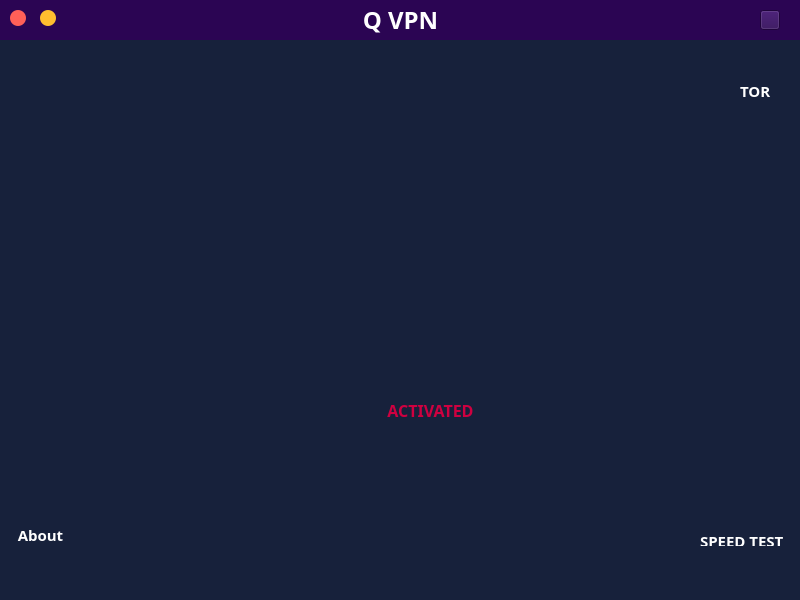
<?xml version="1.0" encoding="UTF-8"?>
<ui version="4.0">
 <class>MainWindow</class>
 <widget class="QMainWindow" name="MainWindow">
  <property name="geometry">
   <rect>
    <x>0</x>
    <y>0</y>
    <width>800</width>
    <height>600</height>
   </rect>
  </property>
  <property name="windowTitle">
   <string>MainWindow</string>
  </property>
  <property name="styleSheet">
   <string notr="true">background-color: rgb(23, 33, 59);</string>
  </property>
  <widget class="QWidget" name="centralwidget">
   <widget class="QFrame" name="top_bar">
    <property name="geometry">
     <rect>
      <x>0</x>
      <y>0</y>
      <width>801</width>
      <height>41</height>
     </rect>
    </property>
    <property name="styleSheet">
     <string notr="true">background-color: rgb(43, 5, 83);</string>
    </property>
    <property name="frameShape">
     <enum>QFrame::NoFrame</enum>
    </property>
    <property name="frameShadow">
     <enum>QFrame::Raised</enum>
    </property>
    <widget class="QLabel" name="Logo">
     <property name="geometry">
      <rect>
       <x>360</x>
       <y>0</y>
       <width>81</width>
       <height>41</height>
      </rect>
     </property>
     <property name="font">
      <font>
       <family>AvenirNext LT Pro Bold</family>
       <pointsize>16</pointsize>
       <weight>75</weight>
       <bold>true</bold>
      </font>
     </property>
     <property name="styleSheet">
      <string notr="true">QLabel{

background-color: rgba(0,0,0,0%)

}</string>
     </property>
     <property name="text">
      <string>&lt;html&gt;&lt;head/&gt;&lt;body&gt;&lt;p&gt;&lt;span style=&quot; font-size:18pt; color:#ffffff;&quot;&gt;Q VPN&lt;/span&gt;&lt;/p&gt;&lt;/body&gt;&lt;/html&gt;</string>
     </property>
     <property name="alignment">
      <set>Qt::AlignCenter</set>
     </property>
    </widget>
    <widget class="QPushButton" name="closeNew">
     <property name="geometry">
      <rect>
       <x>10</x>
       <y>10</y>
       <width>16</width>
       <height>16</height>
      </rect>
     </property>
     <property name="toolTip">
      <string>close</string>
     </property>
     <property name="styleSheet">
      <string notr="true">QPushButton {
    
    
	background-color: rgb(255, 96, 88);
    border-radius: 8px;
    
   }


QPushButton:hover{

	background-color: rgb(255, 0, 0);

}</string>
     </property>
     <property name="text">
      <string/>
     </property>
    </widget>
    <widget class="QPushButton" name="miniNew">
     <property name="geometry">
      <rect>
       <x>40</x>
       <y>10</y>
       <width>16</width>
       <height>16</height>
      </rect>
     </property>
     <property name="toolTip">
      <string>minimize</string>
     </property>
     <property name="styleSheet">
      <string notr="true">
QPushButton {
    
    
	background-color: rgb(255, 190, 47);
    border-radius: 8px;
    
   }

QPushButton:hover{

	background-color: rgb(255, 255, 0);

}</string>
     </property>
     <property name="text">
      <string/>
     </property>
    </widget>
    <widget class="QPushButton" name="ref">
     <property name="geometry">
      <rect>
       <x>760</x>
       <y>10</y>
       <width>20</width>
       <height>20</height>
      </rect>
     </property>
     <property name="styleSheet">
      <string notr="true">QPushButton {


 background-color : transparent; 
border-radius: 10px;

 }

QPushButton:hover{

	
	
	background-color: rgb(201, 230, 247);
};

</string>
     </property>
     <property name="text">
      <string/>
     </property>
     <property name="icon">
      <iconset>
       <normaloff>resources/refresh.png</normaloff>resources/refresh.png</iconset>
     </property>
     <property name="iconSize">
      <size>
       <width>24</width>
       <height>16</height>
      </size>
     </property>
     <property name="autoExclusive">
      <bool>false</bool>
     </property>
    </widget>
   </widget>
   <widget class="QStackedWidget" name="stackedWidget">
    <property name="geometry">
     <rect>
      <x>0</x>
      <y>40</y>
      <width>801</width>
      <height>561</height>
     </rect>
    </property>
    <property name="currentIndex">
     <number>0</number>
    </property>
    <widget class="QWidget" name="page_1">
     <widget class="QLabel" name="back_img_1">
      <property name="geometry">
       <rect>
        <x>0</x>
        <y>0</y>
        <width>801</width>
        <height>561</height>
       </rect>
      </property>
      <property name="font">
       <font>
        <family>AvenirNext LT Pro Regular</family>
       </font>
      </property>
      <property name="text">
       <string/>
      </property>
      <property name="pixmap">
       <pixmap>resources/mainui1.png</pixmap>
      </property>
      <property name="scaledContents">
       <bool>true</bool>
      </property>
      <property name="alignment">
       <set>Qt::AlignCenter</set>
      </property>
     </widget>
     <widget class="QPushButton" name="connect_Btn">
      <property name="geometry">
       <rect>
        <x>320</x>
        <y>190</y>
        <width>160</width>
        <height>160</height>
       </rect>
      </property>
      <property name="toolTip">
       <string>CONNECT</string>
      </property>
      <property name="styleSheet">
       <string notr="true">QPushButton{

background-color: rgba(255, 255, 255, 0);
border-radius: 80px;
}

QPushButton:hover{

	
	background-color: rgb(48, 154, 38);

}
QPushButton:pressed{

	background-color: rgb(0, 170, 0);


}
</string>
      </property>
      <property name="text">
       <string/>
      </property>
      <property name="icon">
       <iconset>
        <normaloff>resources/power.png</normaloff>resources/power.png</iconset>
      </property>
      <property name="iconSize">
       <size>
        <width>150</width>
        <height>150</height>
       </size>
      </property>
     </widget>
     <widget class="QLabel" name="crnt_ip">
      <property name="geometry">
       <rect>
        <x>10</x>
        <y>30</y>
        <width>111</width>
        <height>31</height>
       </rect>
      </property>
      <property name="font">
       <font>
        <family>AvenirNext LT Pro Bold</family>
        <pointsize>11</pointsize>
        <weight>75</weight>
        <bold>true</bold>
       </font>
      </property>
      <property name="styleSheet">
       <string notr="true">QLabel {


 background-color : transparent; 
	
	
	
	
	
	color: rgb(255, 255, 255);
 };</string>
      </property>
      <property name="text">
       <string>&lt;html&gt;&lt;head/&gt;&lt;body&gt;&lt;p&gt;&lt;br/&gt;&lt;/p&gt;&lt;/body&gt;&lt;/html&gt;</string>
      </property>
      <property name="alignment">
       <set>Qt::AlignCenter</set>
      </property>
     </widget>
     <widget class="QLabel" name="tor_label">
      <property name="geometry">
       <rect>
        <x>740</x>
        <y>40</y>
        <width>31</width>
        <height>21</height>
       </rect>
      </property>
      <property name="font">
       <font>
        <family>AvenirNext LT Pro Bold</family>
        <weight>75</weight>
        <bold>true</bold>
       </font>
      </property>
      <property name="styleSheet">
       <string notr="true">QLabel{
background: transparent
}</string>
      </property>
      <property name="text">
       <string>&lt;html&gt;&lt;head/&gt;&lt;body&gt;&lt;p&gt;&lt;span style=&quot; font-size:11pt; color:#ffffff;&quot;&gt;TOR&lt;/span&gt;&lt;/p&gt;&lt;/body&gt;&lt;/html&gt;</string>
      </property>
     </widget>
     <widget class="QPushButton" name="Tor_Btn">
      <property name="geometry">
       <rect>
        <x>690</x>
        <y>30</y>
        <width>41</width>
        <height>40</height>
       </rect>
      </property>
      <property name="styleSheet">
       <string notr="true">QPushButton{

background-color: rgba(255, 255, 255, 0);
border-radius: 20px;
}

QPushButton:hover{

	
	background-color: rgb(125, 70, 152);
}
QPushButton:pressed{

	background-color: rgb(168, 132, 186);

}</string>
      </property>
      <property name="text">
       <string/>
      </property>
      <property name="icon">
       <iconset>
        <normaloff>resources/tor_br.png</normaloff>resources/tor_br.png</iconset>
      </property>
      <property name="iconSize">
       <size>
        <width>35</width>
        <height>35</height>
       </size>
      </property>
     </widget>
     <widget class="QLabel" name="speed_label">
      <property name="geometry">
       <rect>
        <x>700</x>
        <y>490</y>
        <width>91</width>
        <height>16</height>
       </rect>
      </property>
      <property name="font">
       <font>
        <family>AvenirNext LT Pro Bold</family>
        <weight>75</weight>
        <bold>true</bold>
       </font>
      </property>
      <property name="styleSheet">
       <string notr="true">QLabel{
background: transparent
}</string>
      </property>
      <property name="text">
       <string>&lt;html&gt;&lt;head/&gt;&lt;body&gt;&lt;p&gt;&lt;span style=&quot; font-size:11pt; color:#ffffff;&quot;&gt;SPEED TEST&lt;/span&gt;&lt;/p&gt;&lt;/body&gt;&lt;/html&gt;</string>
      </property>
     </widget>
     <widget class="QPushButton" name="speed_Test">
      <property name="geometry">
       <rect>
        <x>650</x>
        <y>480</y>
        <width>40</width>
        <height>40</height>
       </rect>
      </property>
      <property name="styleSheet">
       <string notr="true">QPushButton{

background-color: rgba(255, 255, 255, 0);
border-radius: 20px;
}

QPushButton:hover{

	
	
	
	
	
	background-color: rgb(53, 79, 79);
}
QPushButton:pressed{
	background-color: rgb(85, 85, 0);

}</string>
      </property>
      <property name="text">
       <string/>
      </property>
      <property name="icon">
       <iconset>
        <normaloff>resources/speed (1).png</normaloff>resources/speed (1).png</iconset>
      </property>
      <property name="iconSize">
       <size>
        <width>35</width>
        <height>35</height>
       </size>
      </property>
     </widget>
     <widget class="QPushButton" name="off_btn">
      <property name="geometry">
       <rect>
        <x>320</x>
        <y>190</y>
        <width>160</width>
        <height>160</height>
       </rect>
      </property>
      <property name="toolTip">
       <string>DISCONNECT</string>
      </property>
      <property name="styleSheet">
       <string notr="true">QPushButton{

background-color: rgba(255, 255, 255, 0);
border-radius: 80px;
}

QPushButton:hover{

	
	background-color: rgb(255, 0, 0);

}
QPushButton:pressed{

	background-color: rgb(85, 0, 0);

}
</string>
      </property>
      <property name="text">
       <string/>
      </property>
      <property name="icon">
       <iconset>
        <normaloff>resources/powerbutton.png</normaloff>resources/powerbutton.png</iconset>
      </property>
      <property name="iconSize">
       <size>
        <width>150</width>
        <height>150</height>
       </size>
      </property>
     </widget>
     <widget class="QLabel" name="sp_label">
      <property name="geometry">
       <rect>
        <x>430</x>
        <y>450</y>
        <width>171</width>
        <height>41</height>
       </rect>
      </property>
      <property name="font">
       <font>
        <family>AvenirNext LT Pro Bold</family>
        <pointsize>12</pointsize>
        <weight>75</weight>
        <bold>true</bold>
       </font>
      </property>
      <property name="styleSheet">
       <string notr="true">QLabel {


 background-color : transparent; 

	
	
	
	
	
	
	
	color: rgb(120, 205, 212);
 };
</string>
      </property>
      <property name="text">
       <string/>
      </property>
      <property name="alignment">
       <set>Qt::AlignCenter</set>
      </property>
     </widget>
     <widget class="QLabel" name="time_label">
      <property name="geometry">
       <rect>
        <x>270</x>
        <y>150</y>
        <width>251</width>
        <height>31</height>
       </rect>
      </property>
      <property name="font">
       <font>
        <family>AvenirNext LT Pro Bold</family>
        <pointsize>12</pointsize>
        <weight>75</weight>
        <bold>true</bold>
       </font>
      </property>
      <property name="styleSheet">
       <string notr="true">QLabel {


 background-color : transparent; 

	
	
	
	
	color: rgb(50, 215, 54);
 };
</string>
      </property>
      <property name="text">
       <string/>
      </property>
      <property name="alignment">
       <set>Qt::AlignCenter</set>
      </property>
     </widget>
     <widget class="QPushButton" name="btn_about">
      <property name="enabled">
       <bool>true</bool>
      </property>
      <property name="geometry">
       <rect>
        <x>70</x>
        <y>480</y>
        <width>40</width>
        <height>40</height>
       </rect>
      </property>
      <property name="styleSheet">
       <string notr="true">QPushButton{

background-color: rgba(255, 255, 255, 0);
border-radius: 20px;
}

QPushButton:hover{

	background-color: rgb(201, 230, 247);



}
QPushButton:pressed{
	background-color: rgb(102, 204, 255);

}
</string>
      </property>
      <property name="text">
       <string/>
      </property>
      <property name="icon">
       <iconset>
        <normaloff>resources/information.png</normaloff>resources/information.png</iconset>
      </property>
      <property name="iconSize">
       <size>
        <width>25</width>
        <height>25</height>
       </size>
      </property>
     </widget>
     <widget class="QLabel" name="label">
      <property name="geometry">
       <rect>
        <x>10</x>
        <y>480</y>
        <width>61</width>
        <height>31</height>
       </rect>
      </property>
      <property name="font">
       <font>
        <family>AvenirNext LT Pro Bold</family>
        <weight>75</weight>
        <bold>true</bold>
       </font>
      </property>
      <property name="styleSheet">
       <string notr="true">QLabel{


background:transparent;



}
</string>
      </property>
      <property name="text">
       <string>&lt;html&gt;&lt;head/&gt;&lt;body&gt;&lt;p&gt;&lt;span style=&quot; font-size:11pt; color:#ffffff;&quot;&gt;About&lt;/span&gt;&lt;/p&gt;&lt;/body&gt;&lt;/html&gt;</string>
      </property>
      <property name="alignment">
       <set>Qt::AlignCenter</set>
      </property>
     </widget>
     <widget class="QLabel" name="except_lbl">
      <property name="geometry">
       <rect>
        <x>240</x>
        <y>10</y>
        <width>301</width>
        <height>51</height>
       </rect>
      </property>
      <property name="font">
       <font>
        <family>AvenirNext LT Pro Bold</family>
        <pointsize>11</pointsize>
        <weight>75</weight>
        <bold>true</bold>
       </font>
      </property>
      <property name="styleSheet">
       <string notr="true">QLabel{

background:transparent;
	
	color: rgb(255, 0, 0);

}</string>
      </property>
      <property name="text">
       <string/>
      </property>
      <property name="alignment">
       <set>Qt::AlignCenter</set>
      </property>
     </widget>
     <widget class="QLabel" name="dwnld_label">
      <property name="geometry">
       <rect>
        <x>610</x>
        <y>460</y>
        <width>31</width>
        <height>31</height>
       </rect>
      </property>
      <property name="styleSheet">
       <string notr="true">QLabel{


background:transparent;


}</string>
      </property>
      <property name="text">
       <string/>
      </property>
      <property name="pixmap">
       <pixmap>resources/dwnld.png</pixmap>
      </property>
      <property name="scaledContents">
       <bool>true</bool>
      </property>
     </widget>
     <widget class="QLabel" name="upnld_label">
      <property name="geometry">
       <rect>
        <x>610</x>
        <y>510</y>
        <width>31</width>
        <height>31</height>
       </rect>
      </property>
      <property name="styleSheet">
       <string notr="true">QLabel{


background:transparent;


}</string>
      </property>
      <property name="text">
       <string/>
      </property>
      <property name="pixmap">
       <pixmap>resources/upnld.png</pixmap>
      </property>
      <property name="scaledContents">
       <bool>true</bool>
      </property>
      <property name="alignment">
       <set>Qt::AlignCenter</set>
      </property>
     </widget>
     <widget class="QLabel" name="su_label">
      <property name="geometry">
       <rect>
        <x>430</x>
        <y>500</y>
        <width>171</width>
        <height>41</height>
       </rect>
      </property>
      <property name="font">
       <font>
        <family>AvenirNext LT Pro Bold</family>
        <pointsize>12</pointsize>
        <weight>75</weight>
        <bold>true</bold>
       </font>
      </property>
      <property name="styleSheet">
       <string notr="true">QLabel {


 background-color : transparent; 

	
	
	
	color: rgb(246, 146, 114);
	
	
 };
</string>
      </property>
      <property name="text">
       <string/>
      </property>
      <property name="alignment">
       <set>Qt::AlignCenter</set>
      </property>
     </widget>
     <widget class="QLabel" name="C_label">
      <property name="geometry">
       <rect>
        <x>380</x>
        <y>110</y>
        <width>31</width>
        <height>31</height>
       </rect>
      </property>
      <property name="styleSheet">
       <string notr="true">QLabel {


 background-color : transparent; 
 };
</string>
      </property>
      <property name="text">
       <string/>
      </property>
      <property name="pixmap">
       <pixmap>resources/stopwatch.png</pixmap>
      </property>
      <property name="scaledContents">
       <bool>true</bool>
      </property>
     </widget>
     <widget class="QPushButton" name="pop_btn">
      <property name="geometry">
       <rect>
        <x>330</x>
        <y>350</y>
        <width>41</width>
        <height>40</height>
       </rect>
      </property>
      <property name="styleSheet">
       <string notr="true">QPushButton{

background-color: rgba(255, 255, 255, 0);
border-radius: 20px;
}


QPushButton:hover{

	
	background-color: rgb(169, 0, 51);


}
QPushButton:pressed{

	
	background-color: rgb(252, 66, 66);


}

</string>
      </property>
      <property name="text">
       <string/>
      </property>
      <property name="icon">
       <iconset>
        <normaloff>resources/ad-blocker.png</normaloff>resources/ad-blocker.png</iconset>
      </property>
      <property name="iconSize">
       <size>
        <width>35</width>
        <height>35</height>
       </size>
      </property>
     </widget>
     <widget class="QLabel" name="pop_label">
      <property name="geometry">
       <rect>
        <x>380</x>
        <y>350</y>
        <width>101</width>
        <height>41</height>
       </rect>
      </property>
      <property name="font">
       <font>
        <family>AvenirNext LT Pro Bold</family>
        <pointsize>10</pointsize>
        <weight>75</weight>
        <bold>true</bold>
       </font>
      </property>
      <property name="styleSheet">
       <string notr="true">QLabel{

background:transparent;

}</string>
      </property>
      <property name="text">
       <string>&lt;html&gt;&lt;head/&gt;&lt;body&gt;&lt;p&gt;&lt;span style=&quot; font-size:12pt; color:#cf0040;&quot;&gt;ACTIVATED&lt;/span&gt;&lt;/p&gt;&lt;/body&gt;&lt;/html&gt;</string>
      </property>
      <property name="alignment">
       <set>Qt::AlignCenter</set>
      </property>
     </widget>
     <widget class="QLabel" name="ext_btn">
      <property name="geometry">
       <rect>
        <x>130</x>
        <y>30</y>
        <width>141</width>
        <height>31</height>
       </rect>
      </property>
      <property name="font">
       <font>
        <family>Avenir Next LT Pro</family>
        <pointsize>12</pointsize>
        <weight>75</weight>
        <bold>true</bold>
       </font>
      </property>
      <property name="styleSheet">
       <string notr="true">QLabel {


 background-color : transparent; 
	
	
	
	
	color: rgb(50, 215, 54);
 };</string>
      </property>
      <property name="text">
       <string/>
      </property>
      <property name="alignment">
       <set>Qt::AlignLeading|Qt::AlignLeft|Qt::AlignVCenter</set>
      </property>
      <property name="wordWrap">
       <bool>false</bool>
      </property>
      <property name="openExternalLinks">
       <bool>true</bool>
      </property>
     </widget>
     <zorder>back_img_1</zorder>
     <zorder>crnt_ip</zorder>
     <zorder>tor_label</zorder>
     <zorder>Tor_Btn</zorder>
     <zorder>speed_label</zorder>
     <zorder>speed_Test</zorder>
     <zorder>off_btn</zorder>
     <zorder>connect_Btn</zorder>
     <zorder>sp_label</zorder>
     <zorder>time_label</zorder>
     <zorder>btn_about</zorder>
     <zorder>label</zorder>
     <zorder>except_lbl</zorder>
     <zorder>dwnld_label</zorder>
     <zorder>upnld_label</zorder>
     <zorder>su_label</zorder>
     <zorder>C_label</zorder>
     <zorder>pop_btn</zorder>
     <zorder>pop_label</zorder>
     <zorder>ext_btn</zorder>
    </widget>
    <widget class="QWidget" name="page_3">
     <widget class="QLabel" name="back_img_3">
      <property name="geometry">
       <rect>
        <x>0</x>
        <y>0</y>
        <width>801</width>
        <height>561</height>
       </rect>
      </property>
      <property name="text">
       <string/>
      </property>
      <property name="pixmap">
       <pixmap>resources/Aboutui1.png</pixmap>
      </property>
     </widget>
     <widget class="QPushButton" name="btn_home_2">
      <property name="geometry">
       <rect>
        <x>20</x>
        <y>20</y>
        <width>40</width>
        <height>40</height>
       </rect>
      </property>
      <property name="styleSheet">
       <string notr="true">QPushButton{

background-color: rgba(255, 255, 255, 0);
border-radius: 20px;
}

QPushButton:hover{

	
	
	
	
	background-color: rgb(255, 255, 255);
}
QPushButton:pressed{
	
	background-color: rgb(0, 0, 0);

}</string>
      </property>
      <property name="text">
       <string/>
      </property>
      <property name="icon">
       <iconset>
        <normaloff>resources/home_new.png</normaloff>resources/home_new.png</iconset>
      </property>
      <property name="iconSize">
       <size>
        <width>35</width>
        <height>35</height>
       </size>
      </property>
     </widget>
     <widget class="QTextBrowser" name="textBrowser">
      <property name="geometry">
       <rect>
        <x>50</x>
        <y>250</y>
        <width>711</width>
        <height>171</height>
       </rect>
      </property>
      <property name="font">
       <font>
        <family>AvenirNext LT Pro Bold</family>
        <weight>75</weight>
        <bold>true</bold>
       </font>
      </property>
      <property name="styleSheet">
       <string notr="true">
QTextBrowser{


background:transparent;
border:0px



}
/* VERTICAL SCROLLBAR */
 QScrollBar:vertical {
	border: none;
    
	background-color: rgb(3, 52, 110);
    width: 14px;
    margin: 15px 0 15px 0;
	border-radius: 0px;
 }

/*  HANDLE BAR VERTICAL */
QScrollBar::handle:vertical {	
	background-color: rgb(80, 80, 122);
	min-height: 30px;
	border-radius: 7px;
}
QScrollBar::handle:vertical:hover{	
	background-color: rgb(255, 0, 127);
}
QScrollBar::handle:vertical:pressed {	
	background-color: rgb(185, 0, 92);
}

/* BTN TOP - SCROLLBAR */
QScrollBar::sub-line:vertical {
	border: none;
	
	background-color: rgb(2, 58, 119);
	height: 15px;
	border-top-left-radius: 0px;
	border-top-right-radius: 0px;
	subcontrol-position: top;
	subcontrol-origin: margin;
}
QScrollBar::sub-line:vertical:hover {	
	
	background-color: rgb(80, 80, 122);
}
QScrollBar::sub-line:vertical:pressed {	
	background-color: rgb(185, 0, 92);
}

/* BTN BOTTOM - SCROLLBAR */
QScrollBar::add-line:vertical {
	border: none;
	
	background-color: rgb(2, 58, 119);
	height: 15px;
	border-bottom-left-radius: 0px;
	border-bottom-right-radius: 0px;
	subcontrol-position: bottom;
	subcontrol-origin: margin;
}
QScrollBar::add-line:vertical:hover {	
	
	background-color: rgb(78, 78, 119);
}
QScrollBar::add-line:vertical:pressed {	
	background-color: rgb(185, 0, 92);
}

/* RESET ARROW */
QScrollBar::up-arrow:vertical, QScrollBar::down-arrow:vertical {
	background: none;
}
QScrollBar::add-page:vertical, QScrollBar::sub-page:vertical {
	background: none;
}</string>
      </property>
      <property name="html">
       <string>&lt;!DOCTYPE HTML PUBLIC &quot;-//W3C//DTD HTML 4.0//EN&quot; &quot;http://www.w3.org/TR/REC-html40/strict.dtd&quot;&gt;
&lt;html&gt;&lt;head&gt;&lt;meta name=&quot;qrichtext&quot; content=&quot;1&quot; /&gt;&lt;style type=&quot;text/css&quot;&gt;
p, li { white-space: pre-wrap; }
&lt;/style&gt;&lt;/head&gt;&lt;body style=&quot; font-family:'AvenirNext LT Pro Bold'; font-size:8.25pt; font-weight:600; font-style:normal;&quot;&gt;
&lt;p align=&quot;justify&quot; style=&quot;-qt-paragraph-type:empty; margin-top:0px; margin-bottom:0px; margin-left:0px; margin-right:0px; -qt-block-indent:0; text-indent:0px; font-family:'MS Shell Dlg 2'; font-weight:400;&quot;&gt;&lt;br /&gt;&lt;/p&gt;
&lt;p align=&quot;justify&quot; style=&quot;-qt-paragraph-type:empty; margin-top:0px; margin-bottom:0px; margin-left:0px; margin-right:0px; -qt-block-indent:0; text-indent:0px; font-family:'MS Shell Dlg 2'; font-size:12pt; font-weight:400; color:#ffffff;&quot;&gt;&lt;br /&gt;&lt;/p&gt;
&lt;p align=&quot;justify&quot; style=&quot; margin-top:0px; margin-bottom:0px; margin-left:0px; margin-right:0px; -qt-block-indent:0; text-indent:0px;&quot;&gt;&lt;span style=&quot; font-family:'MS Shell Dlg 2'; font-size:12pt; font-weight:400; color:#ffffff;&quot;&gt;Q VPN is a vpn that uses WireGuard protocol. It is intended to generate user friendly VPN without interrupting your browsing with no compromise in the protection of your data and privacy.&lt;/span&gt;&lt;/p&gt;
&lt;p align=&quot;justify&quot; style=&quot;-qt-paragraph-type:empty; margin-top:0px; margin-bottom:0px; margin-left:0px; margin-right:0px; -qt-block-indent:0; text-indent:0px; font-family:'MS Shell Dlg 2'; font-size:12pt; font-weight:400; color:#ffffff;&quot;&gt;&lt;br /&gt;&lt;/p&gt;
&lt;p align=&quot;justify&quot; style=&quot; margin-top:0px; margin-bottom:0px; margin-left:0px; margin-right:0px; -qt-block-indent:0; text-indent:0px;&quot;&gt;&lt;span style=&quot; font-family:'MS Shell Dlg 2'; font-size:12pt; font-weight:400; color:#ffffff;&quot;&gt;Developed using PySide2 and Python3.&lt;/span&gt;&lt;/p&gt;&lt;/body&gt;&lt;/html&gt;</string>
      </property>
     </widget>
     <widget class="QLabel" name="fsf">
      <property name="geometry">
       <rect>
        <x>50</x>
        <y>430</y>
        <width>221</width>
        <height>51</height>
       </rect>
      </property>
      <property name="styleSheet">
       <string notr="true">QLabel{
background:transparent;
}</string>
      </property>
      <property name="text">
       <string/>
      </property>
      <property name="pixmap">
       <pixmap>resources/fsf-free-software-foundation.png</pixmap>
      </property>
      <property name="scaledContents">
       <bool>true</bool>
      </property>
     </widget>
     <widget class="QLabel" name="lgpl_3">
      <property name="geometry">
       <rect>
        <x>320</x>
        <y>420</y>
        <width>161</width>
        <height>61</height>
       </rect>
      </property>
      <property name="styleSheet">
       <string notr="true">QLabel{


background:transparent;


}</string>
      </property>
      <property name="text">
       <string/>
      </property>
      <property name="pixmap">
       <pixmap>resources/LGPLv3_Logo.png</pixmap>
      </property>
      <property name="scaledContents">
       <bool>true</bool>
      </property>
     </widget>
     <widget class="QPushButton" name="reddit_Btn">
      <property name="geometry">
       <rect>
        <x>590</x>
        <y>510</y>
        <width>30</width>
        <height>30</height>
       </rect>
      </property>
      <property name="styleSheet">
       <string notr="true">QPushButton{


background:transparent;
border-radius:15px;


}
QPushButton:hover{


	
	background-color: rgb(255, 69, 0);


}
QPushButton:pressed{
	background-color: rgb(255, 150, 112);

}</string>
      </property>
      <property name="text">
       <string/>
      </property>
      <property name="icon">
       <iconset>
        <normaloff>resources/Reddit_Mark_OnWhite.png</normaloff>resources/Reddit_Mark_OnWhite.png</iconset>
      </property>
      <property name="iconSize">
       <size>
        <width>20</width>
        <height>20</height>
       </size>
      </property>
     </widget>
     <widget class="QPushButton" name="tweet_Btn">
      <property name="geometry">
       <rect>
        <x>640</x>
        <y>510</y>
        <width>30</width>
        <height>30</height>
       </rect>
      </property>
      <property name="styleSheet">
       <string notr="true">QPushButton{


background:transparent;
border-radius:15px;


}
QPushButton:hover{


	
	
	background-color: rgb(28, 183, 235);


}
QPushButton:pressed{
	
	background-color: rgb(215, 242, 251);

}</string>
      </property>
      <property name="text">
       <string/>
      </property>
      <property name="icon">
       <iconset>
        <normaloff>resources/twitter_round.png</normaloff>resources/twitter_round.png</iconset>
      </property>
      <property name="iconSize">
       <size>
        <width>20</width>
        <height>20</height>
       </size>
      </property>
     </widget>
     <widget class="QPushButton" name="insta_Btn">
      <property name="geometry">
       <rect>
        <x>740</x>
        <y>510</y>
        <width>30</width>
        <height>30</height>
       </rect>
      </property>
      <property name="styleSheet">
       <string notr="true">QPushButton{


background:transparent;
border-radius:15px;


}
QPushButton:hover{


	
	
	background-color: rgb(219, 125, 75);


}
QPushButton:pressed{
	
	background-color: rgb(245, 168, 20);

}</string>
      </property>
      <property name="text">
       <string/>
      </property>
      <property name="icon">
       <iconset>
        <normaloff>resources/insta_round.png</normaloff>resources/insta_round.png</iconset>
      </property>
      <property name="iconSize">
       <size>
        <width>20</width>
        <height>20</height>
       </size>
      </property>
     </widget>
     <widget class="QPushButton" name="git_Btn">
      <property name="geometry">
       <rect>
        <x>690</x>
        <y>510</y>
        <width>30</width>
        <height>30</height>
       </rect>
      </property>
      <property name="styleSheet">
       <string notr="true">QPushButton{


background:transparent;
border-radius:15px;


}
QPushButton:hover{


	
	
	
	background-color: rgb(0, 0, 0);


}
QPushButton:pressed{
	background-color: rgb(124, 149, 180);

}</string>
      </property>
      <property name="text">
       <string/>
      </property>
      <property name="icon">
       <iconset>
        <normaloff>resources/GitHub-Mark-Light-64px.png</normaloff>resources/GitHub-Mark-Light-64px.png</iconset>
      </property>
      <property name="iconSize">
       <size>
        <width>20</width>
        <height>20</height>
       </size>
      </property>
     </widget>
     <widget class="QPushButton" name="mail_Btn">
      <property name="geometry">
       <rect>
        <x>550</x>
        <y>460</y>
        <width>201</width>
        <height>23</height>
       </rect>
      </property>
      <property name="font">
       <font>
        <family>AvenirNext LT Pro Regular</family>
        <pointsize>11</pointsize>
       </font>
      </property>
      <property name="styleSheet">
       <string notr="true">QPushButton{

background:transparent;
	color: rgb(255, 255, 255);


}</string>
      </property>
      <property name="text">
       <string>incinfoquest@gmail.com</string>
      </property>
     </widget>
     <widget class="QPushButton" name="site">
      <property name="geometry">
       <rect>
        <x>540</x>
        <y>510</y>
        <width>30</width>
        <height>30</height>
       </rect>
      </property>
      <property name="styleSheet">
       <string notr="true">QPushButton{


background:transparent;
border-radius:15px;


}
QPushButton:hover{


	
	
	background-color: rgb(255, 170, 32);


}
QPushButton:pressed{
	
	background-color: rgb(255, 255, 127);

}</string>
      </property>
      <property name="text">
       <string/>
      </property>
      <property name="icon">
       <iconset>
        <normaloff>resources/www.png</normaloff>resources/www.png</iconset>
      </property>
      <property name="iconSize">
       <size>
        <width>25</width>
        <height>25</height>
       </size>
      </property>
     </widget>
     <widget class="QLabel" name="label_2">
      <property name="geometry">
       <rect>
        <x>40</x>
        <y>100</y>
        <width>131</width>
        <height>31</height>
       </rect>
      </property>
      <property name="font">
       <font>
        <family>AvenirNext LT Pro Bold</family>
        <weight>75</weight>
        <bold>true</bold>
       </font>
      </property>
      <property name="styleSheet">
       <string notr="true">QLabel{

background:transparent;

}</string>
      </property>
      <property name="text">
       <string>&lt;html&gt;&lt;head/&gt;&lt;body&gt;&lt;p&gt;&lt;span style=&quot; font-size:12pt; color:#ffffff;&quot;&gt;Q VPN Project&lt;/span&gt;&lt;/p&gt;&lt;/body&gt;&lt;/html&gt;</string>
      </property>
      <property name="alignment">
       <set>Qt::AlignCenter</set>
      </property>
     </widget>
     <widget class="QLabel" name="label_3">
      <property name="geometry">
       <rect>
        <x>50</x>
        <y>150</y>
        <width>301</width>
        <height>31</height>
       </rect>
      </property>
      <property name="font">
       <font>
        <family>AvenirNext LT Pro Bold</family>
        <weight>75</weight>
        <bold>true</bold>
       </font>
      </property>
      <property name="styleSheet">
       <string notr="true">QLabel{

background:transparent;

}</string>
      </property>
      <property name="text">
       <string>&lt;html&gt;&lt;head/&gt;&lt;body&gt;&lt;p&gt;&lt;span style=&quot; font-family:'MS Shell Dlg 2'; font-size:12pt; color:#ffffff;&quot;&gt;A VPN that uses WireGuard protocol&lt;/span&gt;&lt;/p&gt;&lt;/body&gt;&lt;/html&gt;</string>
      </property>
      <property name="alignment">
       <set>Qt::AlignCenter</set>
      </property>
     </widget>
     <widget class="QPushButton" name="mail_Btn_2">
      <property name="geometry">
       <rect>
        <x>70</x>
        <y>510</y>
        <width>381</width>
        <height>23</height>
       </rect>
      </property>
      <property name="font">
       <font>
        <family>AvenirNext LT Pro Regular</family>
        <pointsize>11</pointsize>
       </font>
      </property>
      <property name="styleSheet">
       <string notr="true">QPushButton{

background:transparent;
	color: rgb(255, 255, 255);


}</string>
      </property>
      <property name="text">
       <string>Copyright © 2021 incinfoquest - All Rights Reserved.</string>
      </property>
     </widget>
     <widget class="QLabel" name="label_4">
      <property name="geometry">
       <rect>
        <x>50</x>
        <y>180</y>
        <width>351</width>
        <height>91</height>
       </rect>
      </property>
      <property name="font">
       <font>
        <family>AvenirNext LT Pro Bold</family>
        <weight>75</weight>
        <bold>true</bold>
       </font>
      </property>
      <property name="styleSheet">
       <string notr="true">QLabel{

background:transparent;

}</string>
      </property>
      <property name="text">
       <string>&lt;html&gt;&lt;head/&gt;&lt;body&gt;&lt;p&gt;&lt;span style=&quot; font-family:'MS Shell Dlg 2'; font-size:12pt; color:#ffffff;&quot;&gt;Developed by:&lt;/span&gt;&lt;/p&gt;&lt;p align=&quot;justify&quot;&gt;&lt;span style=&quot; font-family:'MS Shell Dlg 2'; font-size:12pt; color:#ffffff;&quot;&gt;Anandan S, Omar Fayadh D, Sreerag S.&lt;/span&gt;&lt;/p&gt;&lt;/body&gt;&lt;/html&gt;</string>
      </property>
      <property name="alignment">
       <set>Qt::AlignLeading|Qt::AlignLeft|Qt::AlignVCenter</set>
      </property>
     </widget>
    </widget>
   </widget>
  </widget>
 </widget>
 <resources/>
 <connections/>
</ui>
